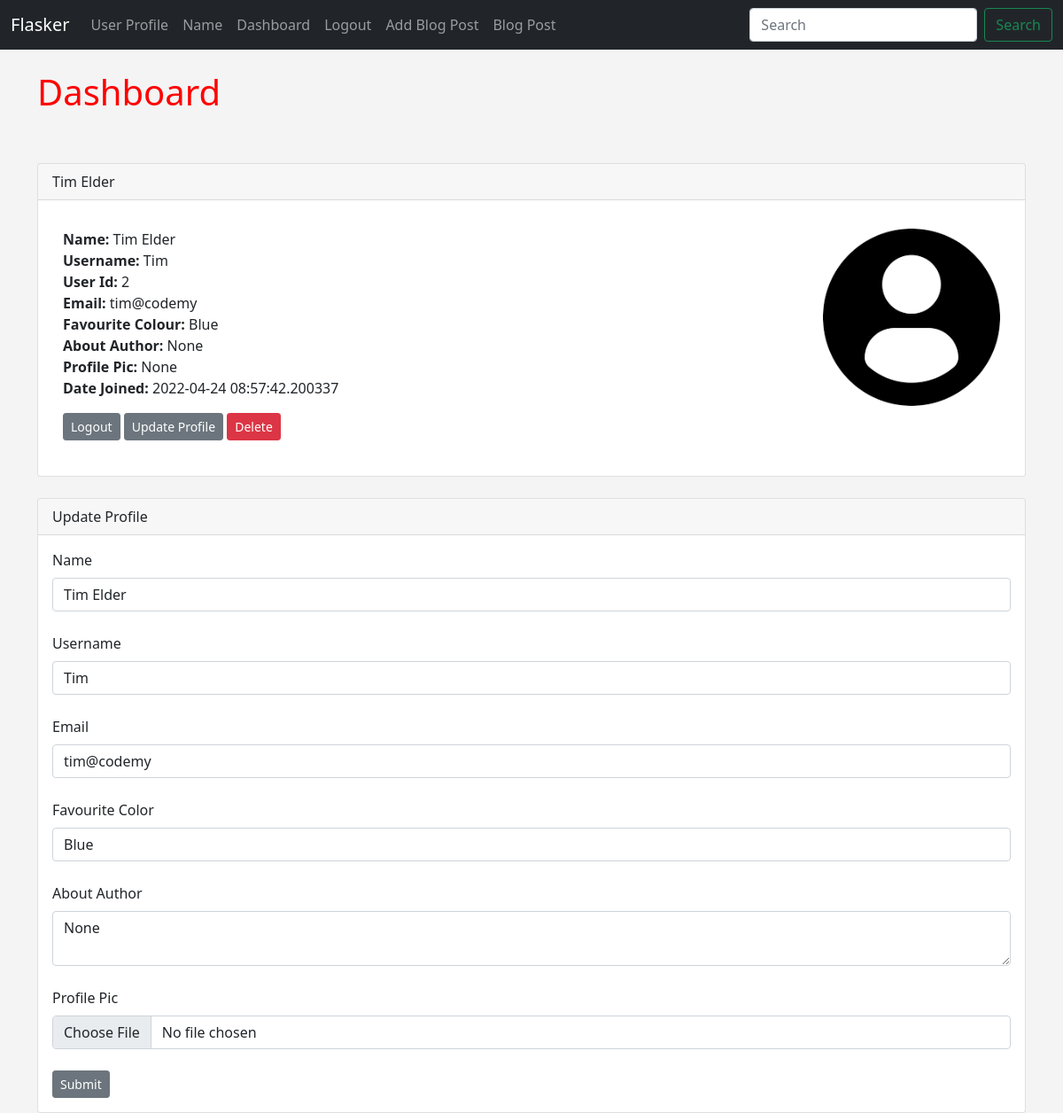
/dashboard (signed in), run on the app's committed database.
### app.py (models this page shows, shortened)
class Users(db.Model, UserMixin):
    id = db.Column(db.Integer, primary_key=True) # primary key is an id
    username = db.Column(db.String(20), nullable=False, unique=True)
    name = db.Column(db.String(200), nullable=False) # nullable mean can not be blank
    email = db.Column(db.String(120), nullable=False, unique=True)
    favourite_color = db.Column(db.String(120))
    about_author = db.Column(db.Text(), nullable=True)  # db.Text(500)
    date_added = db.Column(db.DateTime, default=datetime.utcnow)
    profile_pic = db.Column(db.String(), nullable=True)  # Not save the picture but save the name
    posts = db.relationship('Posts', backref='poster') # 28
    password_hash = db.Column(db.String(128))
    @ property
    def password(self):
        raise AttributeError('password is not a readable attribute!')

### app.py (the view)
@app.route('/dashboard', methods=['GET', 'POST'])
@login_required
def dashboard():
    form = UserForm()
    id = current_user.id
    name_to_update = Users.query.get_or_404(id)
    if request.method == 'POST':
        name_to_update.name = request.form['name']
        name_to_update.email = request.form['email']
        name_to_update.favourite_color = request.form['favourite_color']
        name_to_update.username = request.form['username']
        name_to_update.about_author = request.form['about_author']
        name_to_update.profile_pic = request.files['profile_pic']
        pic_filename = secure_filename(name_to_update.profile_pic.filename)
        pic_name = str(uuid.uuid1()) + "_" + pic_filename
        saver = request.files['profile_pic']
        name_to_update.profile_pic = pic_name
        try:
            db.session.commit()
            saver.save(os.path.join(app.config['UPLOAD_FOLDER']), pic_name)
            flash('User Updated Successfully!')
            return render_template('dashboard.html',
                form = form,
                name_to_update = name_to_update,
                id=id)
        except:
            flash('Error! Look like there was a problem...try again!')
            return render_template('dashboard.html',
                form = form,
                name_to_update = name_to_update)
    else:
        return render_template('dashboard.html',
            form = form,
            name_to_update = name_to_update,
            id=id)
    return render_template('dashboard.html')

### webforms.py
class UserForm(FlaskForm):
    name = StringField("Name", validators=[DataRequired()])
    username = StringField("Username", validators=[DataRequired()])
    email = StringField("Email", validators=[DataRequired()])
    favourite_color = StringField("Favourite Color")
    about_author = TextAreaField("About Author")
    password_hash = PasswordField('Password', validators=[DataRequired(), EqualTo(
        'password_hash2', message='Passwords Must Match!')])
    password_hash2 = PasswordField('Confirm Password', validators=[DataRequired()])
    profile_pic = FileField('Profile Pic')
    submit =SubmitField("Submit")

class SearchForm(FlaskForm):
    searched = StringField("Searched", validators=[DataRequired()])
    submit = SubmitField('Submit')

### app.py (called while the page is built)
@app.context_processor
def base():
    form = SearchForm()
    return dict(form=form) # dictionery

@login_manager.user_loader
def load_user(user_id):
    return Users.query.get(int(user_id))

### templates/dashboard.html (shortened to what this page needs)
{% extends 'base.html' %}
{% block content %}
        <h1>Dashboard</h1>
        <br/><br/>
        <div class="card">
            <div class="card-header">
            {{ current_user.name }}
            </div>
            <div class="card-body">
              <p class="card-text">
                <div class="container">
                  <div class="row">
                    <div class="col-8">
                  <strong>Name:</strong>
                  {{ current_user.name }}<br/>
                  <strong>Username:</strong>
                  {{ current_user.username }}<br/>
                  <strong>User Id:</strong>
                  {{ current_user.id }}<br/>
                  <strong>Email:</strong>
                  {{ current_user.email }}<br/>
                  <strong>Favourite Colour:</strong>
                  {{ current_user.favourite_color }}<br/>
                  <strong>About Author:</strong>
                  {{ current_user.about_author }}<br/>
                  <strong>Profile Pic:</strong>
                  {{ current_user.profile_pic }}<br/>
                  <strong>Date Joined:</strong>
                  {{ current_user.date_added }}<br/>
              </p>
              <a href="{{ url_for('logout')}}" class="btn btn-secondary btn-sm">Logout</a>
              <a href="{{ url_for('update', id=current_user.id) }}"
              class="btn btn-secondary btn-sm">Update Profile</a>
              <a href="{{ url_for('delete', id=current_user.id) }}"
              class="btn btn-danger btn-sm">Delete</a>
              <br/><br/>
            </div>
          <div class="col-4">
            {% if current_user.profile_pic %}
            <img src="{{ url_for('static', filename='images/' + current_user.profile_pic) }}" width="200" align="right">
            {% else %}
            <img src="{{ url_for('static', filename='images/profile_pic.png') }}" width="200" align="right">
            {% endif %}
          </div>
          </div>
          </div>
<br/>
<div class="card">
  <div class="card-header">
    Update Profile
  </div>
  <div class="card-body">
    <form action='/dashboard', method="POST" enctype="multipart/form-data">
    {{ form.name.label(class="form-label") }}
    {{ form.name(class="form-control", value = name_to_update.name) }}
    <br/>
    {{ form.username.label(class="form-label") }}
    {{ form.username(class="form-control", value = name_to_update.username) }}
    <br/>
    {{ form.email.label(class="form-label") }}
    {{ form.email(class="form-control", value = name_to_update.email) }}
    <br/>
    {{ form.favourite_color.label(class="form-label") }}
    {{ form.favourite_color(class="form-control",
        value = name_to_update.favourite_color) }}
    <br/>
    {{ form.about_author.label(class="form-label") }}
    <br/>
    <textarea name="about_author" class="form-control">{{
      name_to_update.about_author }}
    </textarea>
    <br/>
    {{ form.profile_pic.label(class="form-label") }}
    {{ form.profile_pic(class="form-control",
        value = name_to_update.profile_pic) }}
    <br/>
    {{ form.submit(class="btn btn-secondary btn-sm") }}
  </div>
{% endblock %}

### static/css/style.css (style rules this page uses)
h1 { color : red; font : 60px; }
body { background : #f4f4f4; }

### data on the page
Users: name "Tim Elder", username "Tim", id "2", email "tim@codemy", favourite_color "Blue", about_author "None", profile_pic "None", date_added "2022-04-24 08:57:42.200337"
